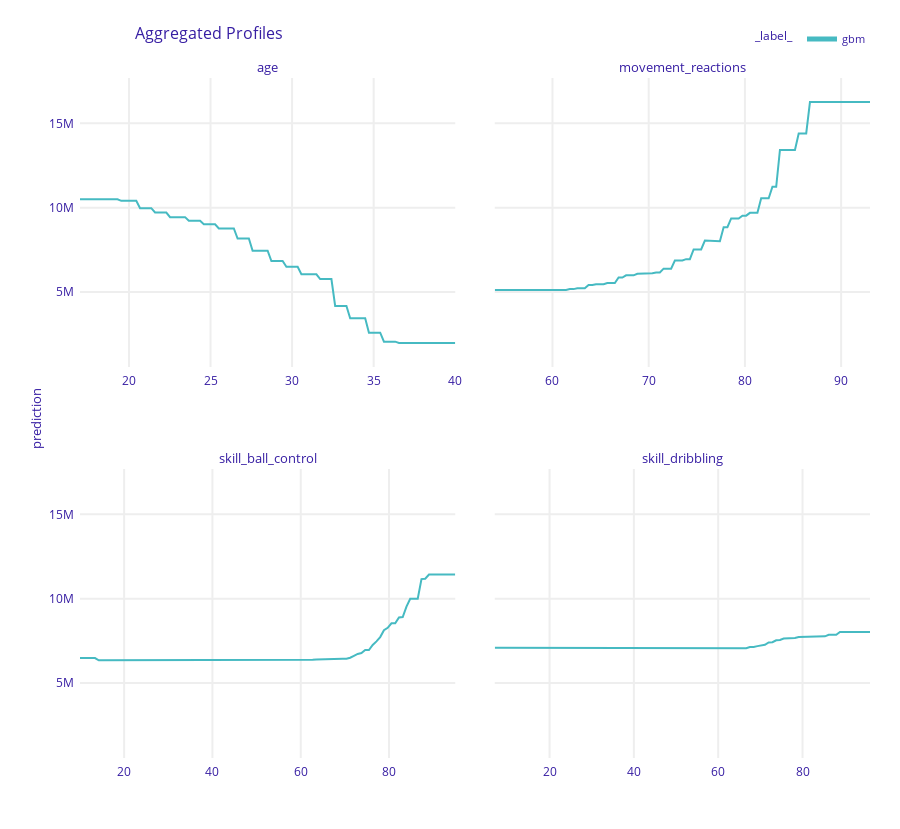

The notebook cell saved with this chart:
### Code cell
fifa_mp_gbm = fifa_gbm_exp.model_profile()

fifa_mp_gbm.plot(variables = ['movement_reactions', 'skill_ball_control', 'skill_dribbling', 'age'])

### Figure 1 — Plotly figure (JSON) as saved in the notebook; plotly's stock layout.template omitted (floating-point values rounded to 4 significant figures; data arrays with more than 128 entries replaced by an {"elided": "..."} marker saying what was removed)
{"data": [{"customdata": {"elided": "101x5 mixed values"}, "hovertemplate": "<b>%{hovertext}</b><br><br>prediction=%{customdata[0]:.3f}<br>mean_prediction=%{customdata[1]:.3f}<extra></extra>", "hovertext": ["gbm", "gbm", "gbm", "gbm", "gbm", "gbm", "gbm", "gbm", "gbm", "gbm", "gbm", "gbm", "gbm", "gbm", "gbm", "gbm", "gbm", "gbm", "gbm", "gbm", "gbm", "gbm", "gbm", "gbm", "gbm", "gbm", "gbm", "gbm", "gbm", "gbm", "gbm", "gbm", "gbm", "gbm", "gbm", "gbm", "gbm", "gbm", "gbm", "gbm", "gbm", "gbm", "gbm", "gbm", "gbm", "gbm", "gbm", "gbm", "gbm", "gbm", "gbm", "gbm", "gbm", "gbm", "gbm", "gbm", "gbm", "gbm", "gbm", "gbm", "gbm", "gbm", "gbm", "gbm", "gbm", "gbm", "gbm", "gbm", "gbm", "gbm", "gbm", "gbm", "gbm", "gbm", "gbm", "gbm", "gbm", "gbm", "gbm", "gbm", "gbm", "gbm", "gbm", "gbm", "gbm", "gbm", "gbm", "gbm", "gbm", "gbm", "gbm", "gbm", "gbm", "gbm", "gbm", "gbm", "gbm", "gbm", "gbm", "gbm", "gbm"], "legendgroup": "gbm", "line": {"color": "#46bac2", "dash": "solid", "width": 2}, "mode": "lines", "name": "gbm", "opacity": 1, "orientation": "v", "showlegend": true, "type": "scatter", "x": [17, 17.23, 17.46, 17.69, 17.92, 18.15, 18.38, 18.61, 18.84, 19.07, 19.3, 19.53, 19.76, 19.99, 20.22, 20.45, 20.68, 20.91, 21.14, 21.37, 21.6, 21.83, 22.06, 22.29, 22.52, 22.75, 22.98, 23.21, 23.44, 23.67, 23.9, 24.13, 24.36, 24.59, 24.82, 25.05, 25.28, 25.51, 25.74, 25.97, 26.2, 26.43, 26.66, 26.89, 27.12, 27.35, 27.58, 27.81, 28.04, 28.27, 28.5, 28.73, 28.96, 29.19, 29.42, 29.65, 29.88, 30.11, 30.34, 30.57, 30.8, 31.03, 31.26, 31.49, 31.72, 31.95, 32.18, 32.41, 32.64, 32.87, 33.1, 33.33, 33.56, 33.79, 34.02, 34.25, 34.48, 34.71, 34.94, 35.17, 35.4, 35.63, 35.86, 36.09, 36.32, 36.55, 36.78, 37.01, 37.24, 37.47, 37.7, 37.93, 38.16, 38.39, 38.62, 38.85, 39.08, 39.31, 39.54, 39.77, 40], "xaxis": "x3", "y": [10500000.0, 10500000.0, 10500000.0, 10500000.0, 10500000.0, 10500000.0, 10500000.0, 10500000.0, 10500000.0, 10500000.0, 10500000.0, 10410000.0, 10410000.0, 10410000.0, 10410000.0, 10410000.0, 9974000.0, 9974000.0, 9974000.0, 9974000.0, 9717000.0, 9717000.0, 9717000.0, 9717000.0, 9443000.0, 9443000.0, 9443000.0, 9443000.0, 9443000.0, 9229000.0, 9229000.0, 9229000.0, 9229000.0, 9021000.0, 9021000.0, 9021000.0, 9021000.0, 8773000.0, 8773000.0, 8773000.0, 8773000.0, 8773000.0, 8177000.0, 8177000.0, 8177000.0, 8177000.0, 7453000.0, 7453000.0, 7453000.0, 7453000.0, 7453000.0, 6840000.0, 6840000.0, 6840000.0, 6840000.0, 6497000.0, 6497000.0, 6497000.0, 6497000.0, 6056000.0, 6056000.0, 6056000.0, 6056000.0, 6056000.0, 5774000.0, 5774000.0, 5774000.0, 5774000.0, 4184000.0, 4184000.0, 4184000.0, 4184000.0, 3449000.0, 3449000.0, 3449000.0, 3449000.0, 3449000.0, 2594000.0, 2594000.0, 2594000.0, 2594000.0, 2063000.0, 2063000.0, 2063000.0, 2063000.0, 1989000.0, 1989000.0, 1989000.0, 1989000.0, 1989000.0, 1989000.0, 1989000.0, 1989000.0, 1989000.0, 1989000.0, 1989000.0, 1989000.0, 1989000.0, 1989000.0, 1989000.0, 1989000.0], "yaxis": "y3"}, {"customdata": {"elided": "101x5 mixed values"}, "hovertemplate": "<b>%{hovertext}</b><br><br>prediction=%{customdata[0]:.3f}<br>mean_prediction=%{customdata[1]:.3f}<extra></extra>", "hovertext": ["gbm", "gbm", "gbm", "gbm", "gbm", "gbm", "gbm", "gbm", "gbm", "gbm", "gbm", "gbm", "gbm", "gbm", "gbm", "gbm", "gbm", "gbm", "gbm", "gbm", "gbm", "gbm", "gbm", "gbm", "gbm", "gbm", "gbm", "gbm", "gbm", "gbm", "gbm", "gbm", "gbm", "gbm", "gbm", "gbm", "gbm", "gbm", "gbm", "gbm", "gbm", "gbm", "gbm", "gbm", "gbm", "gbm", "gbm", "gbm", "gbm", "gbm", "gbm", "gbm", "gbm", "gbm", "gbm", "gbm", "gbm", "gbm", "gbm", "gbm", "gbm", "gbm", "gbm", "gbm", "gbm", "gbm", "gbm", "gbm", "gbm", "gbm", "gbm", "gbm", "gbm", "gbm", "gbm", "gbm", "gbm", "gbm", "gbm", "gbm", "gbm", "gbm", "gbm", "gbm", "gbm", "gbm", "gbm", "gbm", "gbm", "gbm", "gbm", "gbm", "gbm", "gbm", "gbm", "gbm", "gbm", "gbm", "gbm", "gbm", "gbm"], "legendgroup": "gbm", "line": {"color": "#46bac2", "dash": "solid", "width": 2}, "mode": "lines", "name": "gbm", "opacity": 1, "orientation": "v", "showlegend": false, "type": "scatter", "x": [54, 54.39, 54.78, 55.17, 55.56, 55.95, 56.34, 56.73, 57.12, 57.51, 57.9, 58.29, 58.68, 59.07, 59.46, 59.85, 60.24, 60.63, 61.02, 61.41, 61.8, 62.19, 62.58, 62.97, 63.36, 63.75, 64.14, 64.53, 64.92, 65.31, 65.7, 66.09, 66.48, 66.87, 67.26, 67.65, 68.04, 68.43, 68.82, 69.21, 69.6, 69.99, 70.38, 70.77, 71.16, 71.55, 71.94, 72.33, 72.72, 73.11, 73.5, 73.89, 74.28, 74.67, 75.06, 75.45, 75.84, 76.23, 76.62, 77.01, 77.4, 77.79, 78.18, 78.57, 78.96, 79.35, 79.74, 80.13, 80.52, 80.91, 81.3, 81.69, 82.08, 82.47, 82.86, 83.25, 83.64, 84.03, 84.42, 84.81, 85.2, 85.59, 85.98, 86.37, 86.76, 87.15, 87.54, 87.93, 88.32, 88.71, 89.1, 89.49, 89.88, 90.27, 90.66, 91.05, 91.44, 91.83, 92.22, 92.61, 93], "xaxis": "x4", "y": [5130000.0, 5130000.0, 5130000.0, 5130000.0, 5130000.0, 5130000.0, 5130000.0, 5130000.0, 5130000.0, 5130000.0, 5130000.0, 5130000.0, 5130000.0, 5130000.0, 5130000.0, 5130000.0, 5130000.0, 5130000.0, 5130000.0, 5130000.0, 5177000.0, 5177000.0, 5223000.0, 5223000.0, 5223000.0, 5422000.0, 5422000.0, 5470000.0, 5470000.0, 5470000.0, 5543000.0, 5543000.0, 5543000.0, 5863000.0, 5863000.0, 5994000.0, 5994000.0, 5994000.0, 6088000.0, 6088000.0, 6122000.0, 6122000.0, 6122000.0, 6162000.0, 6162000.0, 6390000.0, 6390000.0, 6390000.0, 6872000.0, 6872000.0, 6872000.0, 6954000.0, 6954000.0, 7525000.0, 7525000.0, 7525000.0, 8057000.0, 8057000.0, 8016000.0, 8016000.0, 8016000.0, 8848000.0, 8848000.0, 9364000.0, 9364000.0, 9364000.0, 9531000.0, 9531000.0, 9698000.0, 9698000.0, 9698000.0, 10560000.0, 10560000.0, 10560000.0, 11240000.0, 11240000.0, 13430000.0, 13430000.0, 13430000.0, 13430000.0, 13430000.0, 14400000.0, 14400000.0, 14400000.0, 16260000.0, 16260000.0, 16260000.0, 16260000.0, 16260000.0, 16260000.0, 16260000.0, 16260000.0, 16260000.0, 16260000.0, 16260000.0, 16260000.0, 16260000.0, 16260000.0, 16260000.0, 16260000.0, 16260000.0], "yaxis": "y4"}, {"customdata": {"elided": "101x5 mixed values"}, "hovertemplate": "<b>%{hovertext}</b><br><br>prediction=%{customdata[0]:.3f}<br>mean_prediction=%{customdata[1]:.3f}<extra></extra>", "hovertext": ["gbm", "gbm", "gbm", "gbm", "gbm", "gbm", "gbm", "gbm", "gbm", "gbm", "gbm", "gbm", "gbm", "gbm", "gbm", "gbm", "gbm", "gbm", "gbm", "gbm", "gbm", "gbm", "gbm", "gbm", "gbm", "gbm", "gbm", "gbm", "gbm", "gbm", "gbm", "gbm", "gbm", "gbm", "gbm", "gbm", "gbm", "gbm", "gbm", "gbm", "gbm", "gbm", "gbm", "gbm", "gbm", "gbm", "gbm", "gbm", "gbm", "gbm", "gbm", "gbm", "gbm", "gbm", "gbm", "gbm", "gbm", "gbm", "gbm", "gbm", "gbm", "gbm", "gbm", "gbm", "gbm", "gbm", "gbm", "gbm", "gbm", "gbm", "gbm", "gbm", "gbm", "gbm", "gbm", "gbm", "gbm", "gbm", "gbm", "gbm", "gbm", "gbm", "gbm", "gbm", "gbm", "gbm", "gbm", "gbm", "gbm", "gbm", "gbm", "gbm", "gbm", "gbm", "gbm", "gbm", "gbm", "gbm", "gbm", "gbm", "gbm"], "legendgroup": "gbm", "line": {"color": "#46bac2", "dash": "solid", "width": 2}, "mode": "lines", "name": "gbm", "opacity": 1, "orientation": "v", "showlegend": false, "type": "scatter", "x": [10, 10.85, 11.7, 12.55, 13.4, 14.25, 15.1, 15.95, 16.8, 17.65, 18.5, 19.35, 20.2, 21.05, 21.9, 22.75, 23.6, 24.45, 25.3, 26.15, 27, 27.85, 28.7, 29.55, 30.4, 31.25, 32.1, 32.95, 33.8, 34.65, 35.5, 36.35, 37.2, 38.05, 38.9, 39.75, 40.6, 41.45, 42.3, 43.15, 44, 44.85, 45.7, 46.55, 47.4, 48.25, 49.1, 49.95, 50.8, 51.65, 52.5, 53.35, 54.2, 55.05, 55.9, 56.75, 57.6, 58.45, 59.3, 60.15, 61, 61.85, 62.7, 63.55, 64.4, 65.25, 66.1, 66.95, 67.8, 68.65, 69.5, 70.35, 71.2, 72.05, 72.9, 73.75, 74.6, 75.45, 76.3, 77.15, 78, 78.85, 79.7, 80.55, 81.4, 82.25, 83.1, 83.95, 84.8, 85.65, 86.5, 87.35, 88.2, 89.05, 89.9, 90.75, 91.6, 92.45, 93.3, 94.15, 95], "xaxis": "x", "y": [6482000.0, 6482000.0, 6482000.0, 6482000.0, 6482000.0, 6355000.0, 6355000.0, 6355000.0, 6355000.0, 6356000.0, 6356000.0, 6358000.0, 6358000.0, 6358000.0, 6358000.0, 6358000.0, 6358000.0, 6358000.0, 6359000.0, 6359000.0, 6359000.0, 6359000.0, 6359000.0, 6359000.0, 6359000.0, 6359000.0, 6359000.0, 6359000.0, 6359000.0, 6359000.0, 6359000.0, 6359000.0, 6359000.0, 6359000.0, 6359000.0, 6359000.0, 6359000.0, 6359000.0, 6359000.0, 6359000.0, 6359000.0, 6359000.0, 6359000.0, 6359000.0, 6359000.0, 6359000.0, 6359000.0, 6359000.0, 6359000.0, 6359000.0, 6359000.0, 6359000.0, 6362000.0, 6365000.0, 6379000.0, 6379000.0, 6379000.0, 6379000.0, 6379000.0, 6379000.0, 6390000.0, 6392000.0, 6392000.0, 6400000.0, 6400000.0, 6400000.0, 6400000.0, 6405000.0, 6415000.0, 6443000.0, 6443000.0, 6446000.0, 6505000.0, 6614000.0, 6728000.0, 6786000.0, 6961000.0, 6961000.0, 7260000.0, 7474000.0, 7729000.0, 8136000.0, 8276000.0, 8544000.0, 8544000.0, 8892000.0, 8916000.0, 9529000.0, 10000000.0, 10000000.0, 10000000.0, 11160000.0, 11180000.0, 11430000.0, 11430000.0, 11430000.0, 11430000.0, 11430000.0, 11430000.0, 11430000.0, 11430000.0], "yaxis": "y"}, {"customdata": {"elided": "101x5 mixed values"}, "hovertemplate": "<b>%{hovertext}</b><br><br>prediction=%{customdata[0]:.3f}<br>mean_prediction=%{customdata[1]:.3f}<extra></extra>", "hovertext": ["gbm", "gbm", "gbm", "gbm", "gbm", "gbm", "gbm", "gbm", "gbm", "gbm", "gbm", "gbm", "gbm", "gbm", "gbm", "gbm", "gbm", "gbm", "gbm", "gbm", "gbm", "gbm", "gbm", "gbm", "gbm", "gbm", "gbm", "gbm", "gbm", "gbm", "gbm", "gbm", "gbm", "gbm", "gbm", "gbm", "gbm", "gbm", "gbm", "gbm", "gbm", "gbm", "gbm", "gbm", "gbm", "gbm", "gbm", "gbm", "gbm", "gbm", "gbm", "gbm", "gbm", "gbm", "gbm", "gbm", "gbm", "gbm", "gbm", "gbm", "gbm", "gbm", "gbm", "gbm", "gbm", "gbm", "gbm", "gbm", "gbm", "gbm", "gbm", "gbm", "gbm", "gbm", "gbm", "gbm", "gbm", "gbm", "gbm", "gbm", "gbm", "gbm", "gbm", "gbm", "gbm", "gbm", "gbm", "gbm", "gbm", "gbm", "gbm", "gbm", "gbm", "gbm", "gbm", "gbm", "gbm", "gbm", "gbm", "gbm", "gbm"], "legendgroup": "gbm", "line": {"color": "#46bac2", "dash": "solid", "width": 2}, "mode": "lines", "name": "gbm", "opacity": 1, "orientation": "v", "showlegend": false, "type": "scatter", "x": [7, 7.89, 8.78, 9.67, 10.56, 11.45, 12.34, 13.23, 14.12, 15.01, 15.9, 16.79, 17.68, 18.57, 19.46, 20.35, 21.24, 22.13, 23.02, 23.91, 24.8, 25.69, 26.58, 27.47, 28.36, 29.25, 30.14, 31.03, 31.92, 32.81, 33.7, 34.59, 35.48, 36.37, 37.26, 38.15, 39.04, 39.93, 40.82, 41.71, 42.6, 43.49, 44.38, 45.27, 46.16, 47.05, 47.94, 48.83, 49.72, 50.61, 51.5, 52.39, 53.28, 54.17, 55.06, 55.95, 56.84, 57.73, 58.62, 59.51, 60.4, 61.29, 62.18, 63.07, 63.96, 64.85, 65.74, 66.63, 67.52, 68.41, 69.3, 70.19, 71.08, 71.97, 72.86, 73.75, 74.64, 75.53, 76.42, 77.31, 78.2, 79.09, 79.98, 80.87, 81.76, 82.65, 83.54, 84.43, 85.32, 86.21, 87.1, 87.99, 88.88, 89.77, 90.66, 91.55, 92.44, 93.33, 94.22, 95.11, 96], "xaxis": "x2", "y": [7094000.0, 7094000.0, 7094000.0, 7094000.0, 7094000.0, 7094000.0, 7094000.0, 7094000.0, 7094000.0, 7063000.0, 7063000.0, 7063000.0, 7063000.0, 7063000.0, 7063000.0, 7063000.0, 7063000.0, 7063000.0, 7063000.0, 7063000.0, 7063000.0, 7063000.0, 7063000.0, 7063000.0, 7063000.0, 7063000.0, 7063000.0, 7063000.0, 7063000.0, 7063000.0, 7063000.0, 7063000.0, 7063000.0, 7063000.0, 7063000.0, 7063000.0, 7063000.0, 7063000.0, 7063000.0, 7063000.0, 7063000.0, 7063000.0, 7063000.0, 7063000.0, 7063000.0, 7063000.0, 7063000.0, 7063000.0, 7063000.0, 7063000.0, 7063000.0, 7063000.0, 7060000.0, 7060000.0, 7060000.0, 7060000.0, 7060000.0, 7060000.0, 7059000.0, 7059000.0, 7059000.0, 7059000.0, 7059000.0, 7060000.0, 7060000.0, 7060000.0, 7065000.0, 7065000.0, 7141000.0, 7141000.0, 7193000.0, 7250000.0, 7269000.0, 7407000.0, 7426000.0, 7536000.0, 7560000.0, 7641000.0, 7641000.0, 7651000.0, 7669000.0, 7729000.0, 7729000.0, 7770000.0, 7770000.0, 7770000.0, 7770000.0, 7770000.0, 7770000.0, 7865000.0, 7865000.0, 7865000.0, 8029000.0, 8029000.0, 8029000.0, 8029000.0, 8029000.0, 8029000.0, 8029000.0, 8029000.0, 8029000.0], "yaxis": "y2"}], "layout": {"annotations": [{"font": {"size": 13}, "showarrow": false, "text": "skill_ball_control", "x": 0.2375, "xanchor": "center", "xref": "paper", "y": 0.425, "yanchor": "bottom", "yref": "paper"}, {"font": {"size": 13}, "showarrow": false, "text": "skill_dribbling", "x": 0.7625, "xanchor": "center", "xref": "paper", "y": 0.425, "yanchor": "bottom", "yref": "paper"}, {"font": {"size": 13}, "showarrow": false, "text": "age", "x": 0.2375, "xanchor": "center", "xref": "paper", "y": 1, "yanchor": "bottom", "yref": "paper"}, {"font": {"size": 13}, "showarrow": false, "text": "movement_reactions", "x": 0.7625, "xanchor": "center", "xref": "paper", "y": 1, "yanchor": "bottom", "yref": "paper"}, {"font": {"size": 13}, "showarrow": false, "text": "prediction", "textangle": -90, "x": -0.07, "xref": "paper", "y": 0.5, "yref": "paper"}], "font": {"color": "#371ea3"}, "height": 829, "hovermode": "x unified", "legend": {"font": {"size": 11}, "itemsizing": "constant", "orientation": "h", "title": {"font": {"size": 12}, "text": "_label_"}, "tracegroupgap": 0, "x": 1, "xanchor": "right", "y": 1.036, "yanchor": "bottom"}, "margin": {"b": 71, "r": 30, "t": 78}, "title": {"font": {"size": 16}, "text": "Aggregated Profiles", "x": 0.15}, "xaxis": {"anchor": "y", "automargin": true, "domain": [0, 0.475], "fixedrange": true, "gridwidth": 2, "showticklabels": true, "tickcolor": "white", "ticklen": 3, "ticks": "outside", "title": {"text": ""}, "type": "linear", "zeroline": false}, "xaxis2": {"anchor": "y2", "automargin": true, "domain": [0.525, 1], "fixedrange": true, "gridwidth": 2, "showticklabels": true, "tickcolor": "white", "ticklen": 3, "ticks": "outside", "title": {"text": ""}, "type": "linear", "zeroline": false}, "xaxis3": {"anchor": "y3", "automargin": true, "domain": [0, 0.475], "fixedrange": true, "gridwidth": 2, "showticklabels": true, "tickcolor": "white", "ticklen": 3, "ticks": "outside", "title": {"text": ""}, "type": "linear", "zeroline": false}, "xaxis4": {"anchor": "y4", "automargin": true, "domain": [0.525, 1], "fixedrange": true, "gridwidth": 2, "showticklabels": true, "tickcolor": "white", "ticklen": 3, "ticks": "outside", "title": {"text": ""}, "type": "linear", "zeroline": false}, "yaxis": {"anchor": "x", "automargin": true, "domain": [0, 0.425], "fixedrange": true, "gridwidth": 2, "range": [562200.0, 17690000.0], "tickcolor": "white", "ticklen": 3, "ticks": "outside", "title": {"text": ""}, "type": "linear", "zeroline": false}, "yaxis2": {"anchor": "x2", "automargin": true, "domain": [0, 0.425], "fixedrange": true, "gridwidth": 2, "matches": "y", "range": [562200.0, 17690000.0], "showticklabels": false, "tickcolor": "white", "ticklen": 3, "ticks": "outside", "title": {"text": ""}, "type": "linear", "zeroline": false}, "yaxis3": {"anchor": "x3", "automargin": true, "domain": [0.575, 1], "fixedrange": true, "gridwidth": 2, "matches": "y", "range": [562200.0, 17690000.0], "tickcolor": "white", "ticklen": 3, "ticks": "outside", "title": {"text": ""}, "type": "linear", "zeroline": false}, "yaxis4": {"anchor": "x4", "automargin": true, "domain": [0.575, 1], "fixedrange": true, "gridwidth": 2, "matches": "y", "range": [562200.0, 17690000.0], "showticklabels": false, "tickcolor": "white", "ticklen": 3, "ticks": "outside", "title": {"text": ""}, "type": "linear", "zeroline": false}}}
